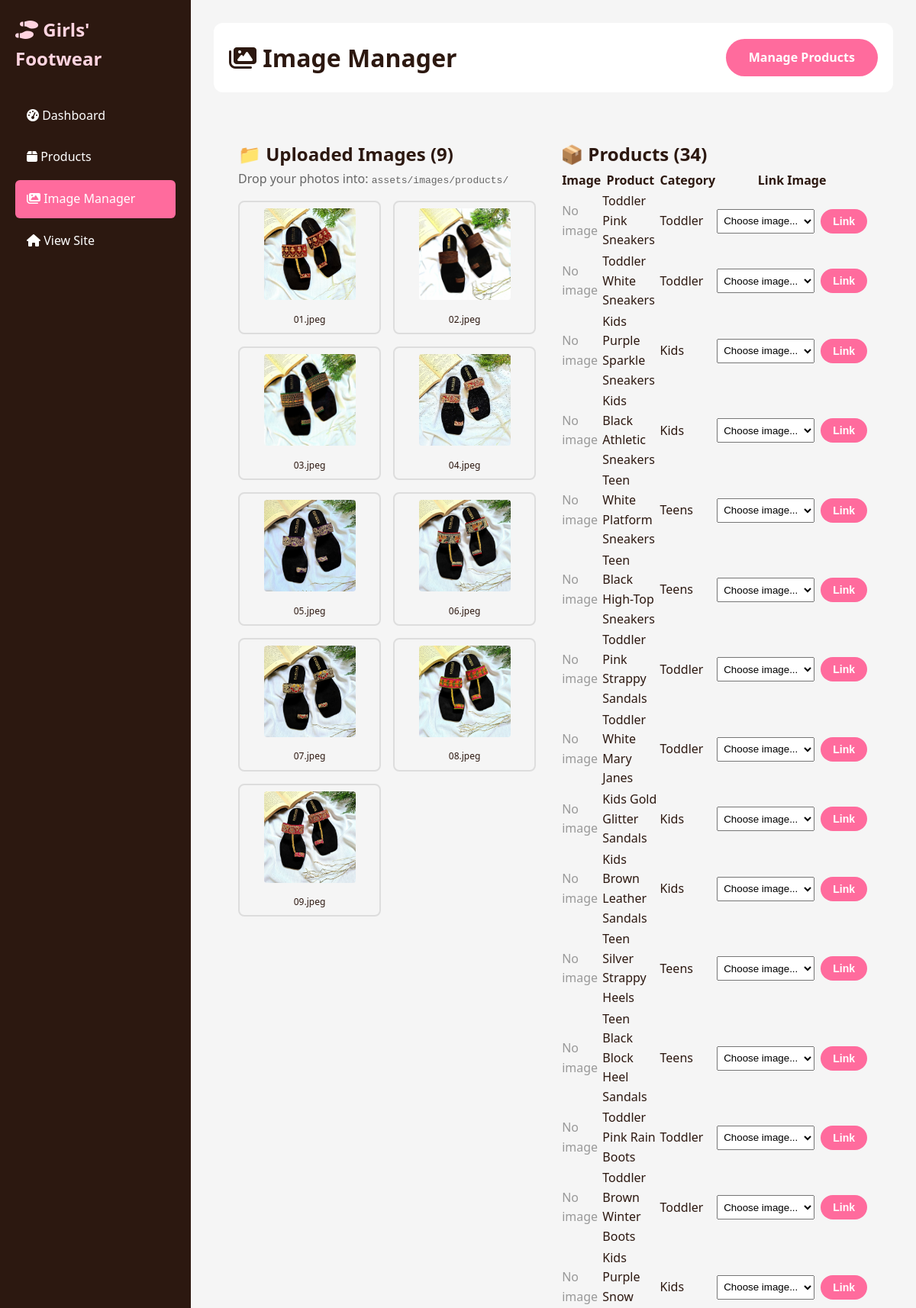
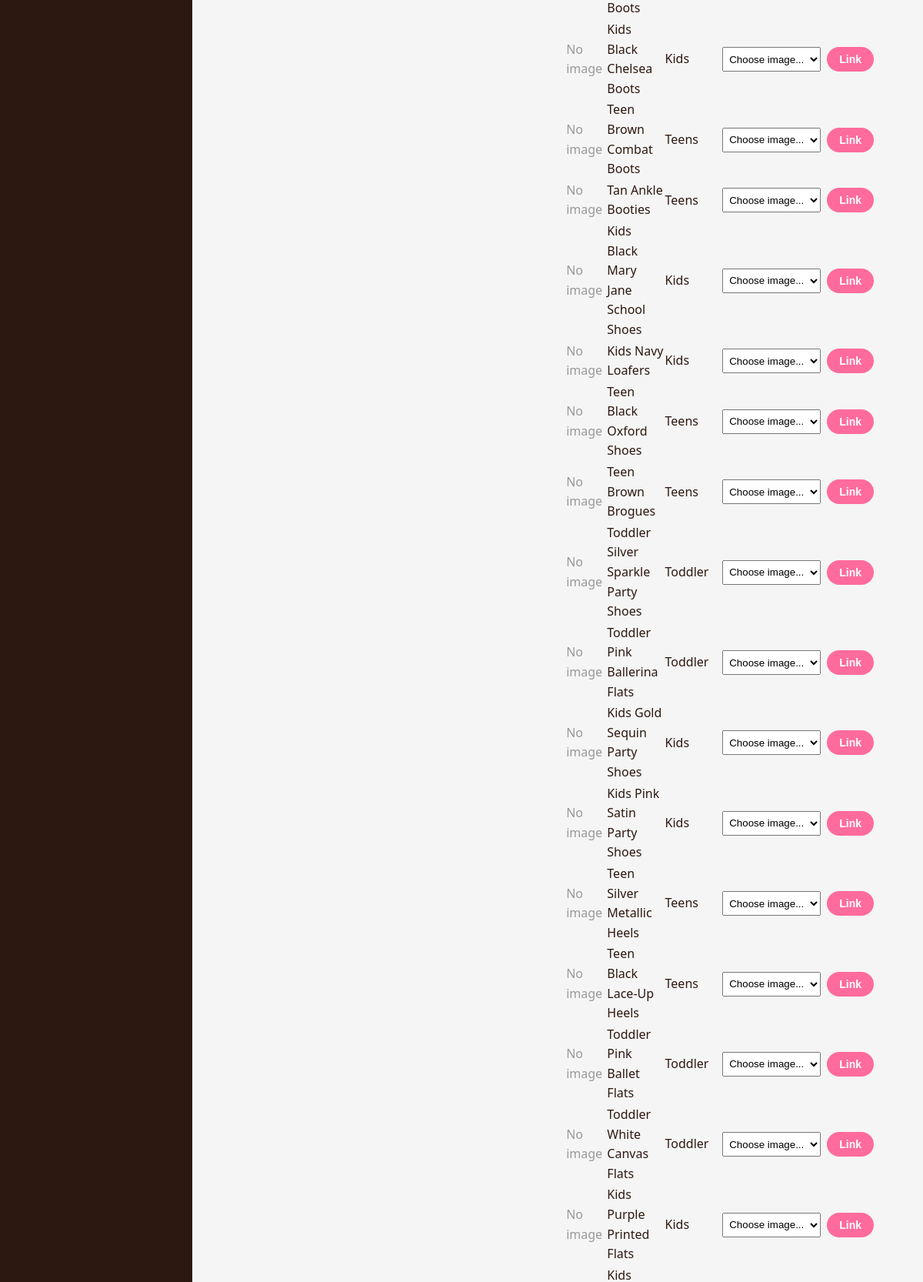
Page /pages/girls-footwear/pages/admin/manage-images.php (signed in, upper part) on the committed database (2 pictures, top to bottom).
### tables this page shows
CREATE TABLE products (
  id INT PRIMARY KEY AUTO_INCREMENT,
  category_id INT NOT NULL,
  name VARCHAR(200) NOT NULL,
  slug VARCHAR(200) UNIQUE NOT NULL,
  description TEXT,
  price DECIMAL(10,2) NOT NULL,
  stock INT DEFAULT 0,
  sizes JSON NOT NULL,
  colors JSON,
  featured BOOLEAN DEFAULT FALSE,
  active BOOLEAN DEFAULT TRUE,
  created_at TIMESTAMP DEFAULT CURRENT_TIMESTAMP,
  FOREIGN KEY (category_id) REFERENCES categories(id)
);

CREATE TABLE categories (
  id INT PRIMARY KEY AUTO_INCREMENT,
  name VARCHAR(50) NOT NULL,
  slug VARCHAR(50) UNIQUE NOT NULL,
  parent_id INT NULL,
  age_group ENUM('toddler', 'kids', 'teens', 'all') DEFAULT 'all',
  created_at TIMESTAMP DEFAULT CURRENT_TIMESTAMP,
  FOREIGN KEY (parent_id) REFERENCES categories(id)
);

### pages/girls-footwear/pages/admin/manage-images.php (the view, shortened to what this page needs)
<?php
$db = getDBConnection();
$imageDir = __DIR__ . '/../../assets/images/products/';
$products = $db->query("
    SELECT p.id, p.name, c.name as category, pi.image_path
    FROM products p
    JOIN categories c ON p.category_id = c.id
    LEFT JOIN product_images pi ON p.id = pi.product_id AND pi.is_primary = 1
    ORDER BY p.id
")->fetchAll();
$uploadedImages = [];
if (is_dir($imageDir)) {
    $files = scandir($imageDir);
    foreach ($files as $file) {
        if (in_array(strtolower(pathinfo($file, PATHINFO_EXTENSION)), ['jpg', 'jpeg', 'png', 'webp', 'gif'])) {
            $uploadedImages[] = $file;
        }
    }
}
?>
<!DOCTYPE html>
<html lang="en">
<head>
    <link rel="stylesheet" href="../../assets/css/style.css">
    <link rel="stylesheet" href="https://cdnjs.cloudflare.com/ajax/libs/font-awesome/6.4.0/css/all.min.css">
</head>
<body>
<div class="admin-layout">
    <aside class="admin-sidebar">
        <h2><i class="fas fa-shoe-prints"></i> Girls' Footwear</h2>
        <nav>
            <ul class="admin-nav">
                <li><a href="index.php"><i class="fas fa-tachometer-alt"></i> Dashboard</a></li>
                <li><a href="products.php"><i class="fas fa-box"></i> Products</a></li>
                <li><a href="manage-images.php" class="active"><i class="fas fa-images"></i> Image Manager</a></li>
                <li><a href="../index.php"><i class="fas fa-home"></i> View Site</a></li>
            </ul>
        </nav>
    </aside>
    <main class="admin-content">
        <div class="admin-header">
            <h1><i class="fas fa-images"></i> Image Manager</h1>
            <a href="products.php" class="btn btn-primary">Manage Products</a>
        </div>
        <div class="image-manager">
            <div class="image-list">
                <h2>📁 Uploaded Images (<?= count($uploadedImages) ?>)</h2>
                <p style="color:#666; margin-bottom:1rem;">Drop your photos into: <code>assets/images/products/</code></p>
                <div class="image-grid">
                    <?php foreach ($uploadedImages as $img): ?>
                        <div class="image-card">
                            <img src="../../assets/images/products/<?= htmlspecialchars($img) ?>" alt="<?= htmlspecialchars($img) ?>">
                            <div class="filename"><?= htmlspecialchars($img) ?></div>
                        </div>
                    <?php endforeach; ?>
                </div>
            </div>
            <div class="product-list">
                <h2>📦 Products (<?= count($products) ?>)</h2>
                <table>
                    <thead>
                        <tr><th>Image</th><th>Product</th><th>Category</th><th>Link Image</th></tr>
                    </thead>
                    <tbody>
                    <?php foreach ($products as $p): ?>
                        <tr>
                            <td>
                                <?php if ($p['image_path']): ?>
                                    <img src="../../<?= htmlspecialchars($p['image_path']) ?>" alt="">
                                <?php else: ?>
                                    <span style="color:#999;">No image</span>
                                <?php endif; ?>
                            </td>
                            <td><?= htmlspecialchars($p['name']) ?></td>
                            <td><?= htmlspecialchars($p['category']) ?></td>
                            <td>
                                <form method="POST" style="display:flex; gap:0.5rem;">
                                    <select name="image_name" required style="padding:0.25rem;">
                                        <option value="">Choose image...</option>
                                    </select>
                                    <button type="submit" class="btn btn-primary btn-sm">Link</button>
                                </form>
                            </td>
                        </tr>
                    <?php endforeach; ?>
                    </tbody>
                </table>
            </div>
        </div>
    </main>
</div>
</body>
</html>

### pages/girls-footwear/assets/css/style.css (style rules this page uses)
* { margin: 0; padding: 0; box-sizing: border-box; }
:root { --primary: #ff6b9d; --primary-dark: #e94e85; --primary-light: #ffd4e0; --secondary: #8b5fbf; --accent: #ffb347; --success: #4caf50; --danger: #f44336; --warning: #ff9800; --dark: #2c1810; --gray: #757575; --gray-light: #f5f5f5; --gray-border: #e0e0e0; --white: #ffffff; --shadow: 0 2px 8px rgba(0,0,0,0.1); --shadow-lg: 0 4px 16px rgba(0,0,0,0.15); --transition: all 0.3s ease; }
body { font-family: 'Segoe UI', system-ui, -apple-system, sans-serif; color: var(--dark); line-height: 1.6; background: var(--white); }
.btn { display: inline-block; padding: 12px 30px; border-radius: 30px; text-decoration: none; font-weight: 600; border: none; cursor: pointer; transition: var(--transition); font-size: 16px; }
.btn-primary { background: var(--primary); color: var(--white); }
.btn-sm { padding: 8px 16px; font-size: 14px; }
.admin-layout { display: grid; grid-template-columns: 250px 1fr; min-height: 100vh; }
.admin-sidebar { background: var(--dark); color: var(--white); padding: 20px; }
.admin-sidebar h2 { color: var(--primary-light); margin-bottom: 30px; }
.admin-nav { list-style: none; }
.admin-nav li a { display: block; padding: 12px 15px; color: var(--white); text-decoration: none; border-radius: 6px; margin-bottom: 5px; transition: var(--transition); }
.admin-nav li a:hover, .admin-nav li a.active { background: var(--primary); }
.admin-content { padding: 30px; background: var(--gray-light); }
.admin-header { background: var(--white); padding: 20px; border-radius: 12px; margin-bottom: 30px; display: flex; justify-content: space-between; align-items: center; }

### pages/girls-footwear/pages/admin/manage-images.php (style rules this page uses)
.image-manager { display: grid; grid-template-columns: 1fr 1fr; gap: 2rem; padding: 2rem; }
.image-grid { display: grid; grid-template-columns: repeat(auto-fill, minmax(150px, 1fr)); gap: 1rem; }
.image-card { border: 2px solid #ddd; border-radius: 8px; padding: 0.5rem; text-align: center; }
.image-card img { max-width: 100%; height: 120px; object-fit: cover; border-radius: 4px; }
.image-card .filename { font-size: 0.75rem; margin-top: 0.5rem; word-break: break-all; }
.product-list table { width: 100%; }

### rows in the picture
products: shows "No image", name "Toddler Pink Sneakers", category.name "Toddler"
products: shows "No image", name "Toddler White Sneakers", category.name "Toddler"
products: shows "No image", name "Kids Purple Sparkle Sneakers", category.name "Kids"
products: shows "No image", name "Kids Black Athletic Sneakers", category.name "Kids"
products: shows "No image", name "Teen White Platform Sneakers", category.name "Teens"
products: shows "No image", name "Teen Black High-Top Sneakers", category.name "Teens"
products: shows "No image", name "Toddler Pink Strappy Sandals", category.name "Toddler"
products: shows "No image", name "Toddler White Mary Janes", category.name "Toddler"
products: shows "No image", name "Kids Gold Glitter Sandals", category.name "Kids"
products: shows "No image", name "Kids Brown Leather Sandals", category.name "Kids"
products: shows "No image", name "Teen Silver Strappy Heels", category.name "Teens"
products: shows "No image", name "Teen Black Block Heel Sandals", category.name "Teens"
products: shows "No image", name "Toddler Pink Rain Boots", category.name "Toddler"
products: shows "No image", name "Toddler Brown Winter Boots", category.name "Toddler"
products: shows "No image", name "Kids Purple Snow Boots", category.name "Kids"
products: shows "No image", name "Kids Black Chelsea Boots", category.name "Kids"
products: shows "No image", name "Teen Brown Combat Boots", category.name "Teens"
products: shows "No image", name "Tan Ankle Booties", category.name "Teens"
products: shows "No image", name "Kids Black Mary Jane School Shoes", category.name "Kids"
products: shows "No image", name "Kids Navy Loafers", category.name "Kids"
products: shows "No image", name "Teen Black Oxford Shoes", category.name "Teens"
products: shows "No image", name "Teen Brown Brogues", category.name "Teens"
products: shows "No image", name "Toddler Silver Sparkle Party Shoes", category.name "Toddler"
products: shows "No image", name "Toddler Pink Ballerina Flats", category.name "Toddler"
products: shows "No image", name "Kids Gold Sequin Party Shoes", category.name "Kids"
products: shows "No image", name "Kids Pink Satin Party Shoes", category.name "Kids"
products: shows "No image", name "Teen Silver Metallic Heels", category.name "Teens"
products: shows "No image", name "Teen Black Lace-Up Heels", category.name "Teens"
products: shows "No image", name "Toddler Pink Ballet Flats", category.name "Toddler"
products: shows "No image", name "Toddler White Canvas Flats", category.name "Toddler"
products: shows "No image", name "Kids Purple Printed Flats", category.name "Kids"

### other values in the picture
count($uploadedImages) "9"
$img "01.jpeg"
$img "02.jpeg"
$img "03.jpeg"
$img "04.jpeg"
$img "05.jpeg"
$img "06.jpeg"
$img "07.jpeg"
$img "08.jpeg"
$img "09.jpeg"
count($products) "34"
